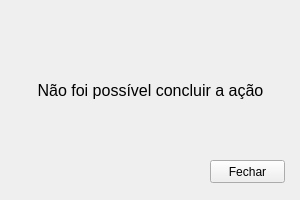
<?xml version="1.0" encoding="UTF-8"?>
<ui version="4.0">
 <class>Form</class>
 <widget class="QWidget" name="Form">
  <property name="geometry">
   <rect>
    <x>0</x>
    <y>0</y>
    <width>300</width>
    <height>200</height>
   </rect>
  </property>
  <property name="windowTitle">
   <string>Form</string>
  </property>
  <widget class="QLabel" name="label">
   <property name="geometry">
    <rect>
     <x>20</x>
     <y>50</y>
     <width>261</width>
     <height>81</height>
    </rect>
   </property>
   <property name="font">
    <font>
     <pointsize>12</pointsize>
    </font>
   </property>
   <property name="text">
    <string>Não foi possível concluir a ação</string>
   </property>
   <property name="alignment">
    <set>Qt::AlignCenter</set>
   </property>
  </widget>
  <widget class="QPushButton" name="pushButton">
   <property name="geometry">
    <rect>
     <x>210</x>
     <y>160</y>
     <width>75</width>
     <height>23</height>
    </rect>
   </property>
   <property name="text">
    <string>Fechar</string>
   </property>
  </widget>
 </widget>
 <resources/>
 <connections/>
</ui>
